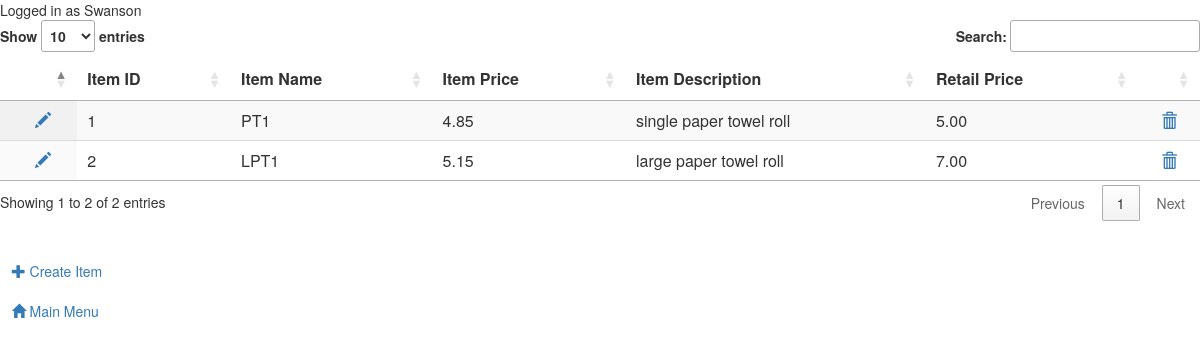
Page /papercompany/view_inventory.php (signed in) on the committed database.
### tables this page shows
CREATE TABLE `inventory` (
  `invID` int(11) NOT NULL,
  `invName` varchar(63) NOT NULL,
  `invPrice` decimal(10,2) NOT NULL,
  `invDescription` varchar(255) NOT NULL,
  `invRetail` decimal(10,2) NOT NULL
);

### papercompany/view_inventory.php (the view, shortened to what this page needs)
<html>
    <head>
        <link rel="stylesheet" href="https://maxcdn.bootstrapcdn.com/bootstrap/3.3.7/css/bootstrap.min.css">
        <link rel="stylesheet" href="https://maxcdn.bootstrapcdn.com/bootstrap/3.3.7/css/bootstrap-theme.min.css">
        <link rel="stylesheet" type="text/css" href="https://cdn.datatables.net/1.10.20/css/jquery.dataTables.min.css">
    </head>
    <body>
        <table id="myinventorytable" class="display" style="width:100%">
        <thead>
            <tr><th></th><th>Item ID</th><th>Item Name</th><th>Item Price</th><th>Item Description</th><th>Retail Price</th><th></th></tr>
        </thead><tbody>
<?php
require_once("dbcreds.php");
    if($_SESSION['ValidUser'] == true) {
        echo "Logged in as " . $_SESSION['Employee'] . "<BR>";
    } else {
    echo "You must <a href='login.php'>login</a> in order to access this site.";
    exit;
    }
try {
    $connstr = new PDO("mysql:host=$dbhost;dbname=$dbname", $dbuser, $dbpass);
    $connstr->setAttribute(PDO::ATTR_ERRMODE, PDO::ERRMODE_EXCEPTION);
}
catch(PDOException $e) {
    echo "There has been an issue (#33) with the database connection.  Please see your administrator";
}
try {
    $sql = $connstr->prepare("SELECT * FROM inventory");
    $sql->execute();
     while($row = $sql->fetch()) {
        $invid = $row["invID"];
        echo "<tr><td align='center'>&nbsp;&nbsp;" .
             "<a href='edit_inventory.php?iid=$invid'><span class='glyphicon glyphicon-pencil' aria-hidden='true'></span></a>" .
             "<td>" . $row['invID'] . "</td>"  .
             "<td>" . $row['invName'] . "</td>"  .
             "<td>" . $row['invPrice'] . "</td>" .
             "<td>" . $row['invDescription'] . "</td>" .
             "<td>" . $row['invRetail'] . "</td>" .
             "<td align='center'>" . "<a href='delete_inventory.php?iid=$invid'><span class='glyphicon glyphicon-trash' aria-hidden='true'></span></a></tr>";
     }
}
catch(PDOException $e) {
    echo "Error: " . $e->getMessage();
}
?>
        </tbody></table>
        <br><br>
        &nbsp;&nbsp;&nbsp;<a href="inventoryform.php"><span class='glyphicon glyphicon-plus' aria-hidden='true'></span> Create Item</a>
        <br><br>
        &nbsp;&nbsp;&nbsp;<a href="mainmenu.php"><span class='glyphicon glyphicon-home' aria-hidden='true'></span> Main Menu</a>
    </body>
</html>

### rows in the picture
inventory: invID "1", invName "PT1", invPrice "4.85", invDescription "single paper towel roll", invRetail "5.00"
inventory: invID "2", invName "LPT1", invPrice "5.15", invDescription "large paper towel roll", invRetail "7.00"
